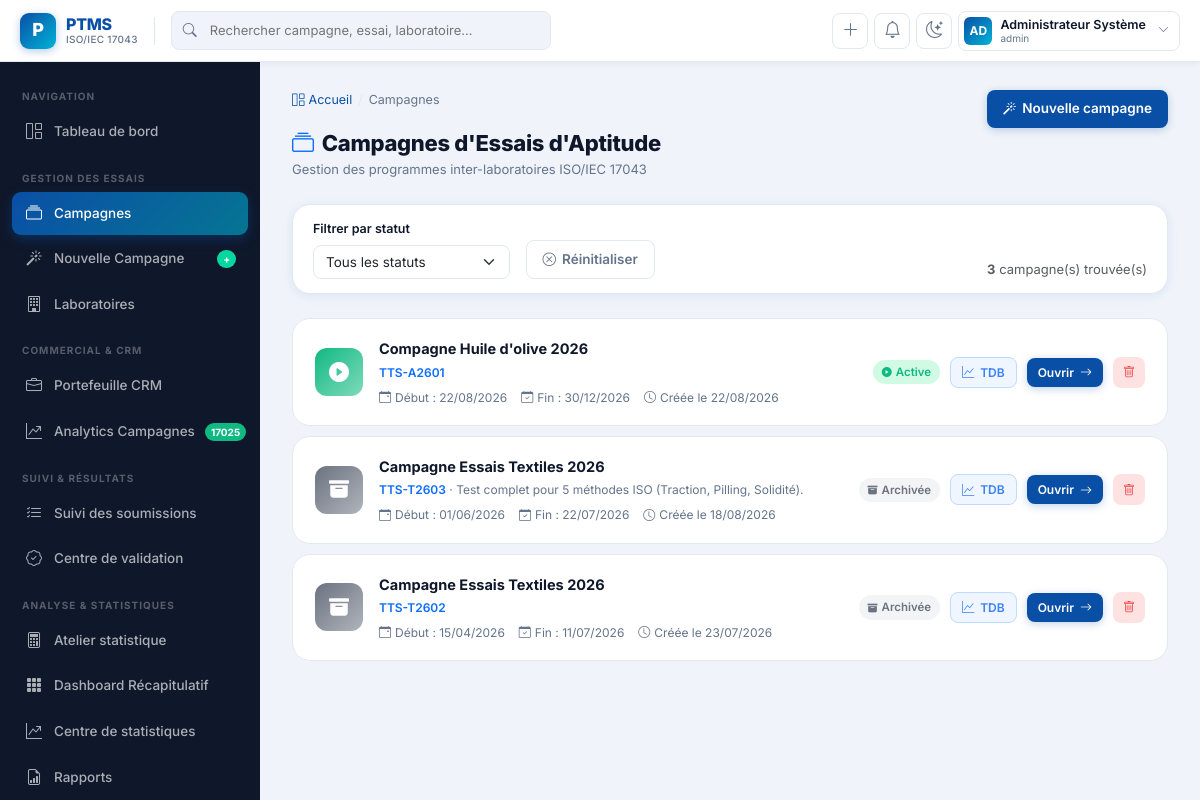
/campaigns/ (signed in), run on the app's committed database.
### models.py (models this page shows, shortened)
class User(UserMixin, db.Model):
    __tablename__ = "users"
    id = db.Column(db.Integer, primary_key=True)
    username = db.Column(db.String(80), unique=True, nullable=False)
    email = db.Column(db.String(150), unique=True, nullable=False)
    password_hash = db.Column(db.String(255), nullable=False)
    full_name = db.Column(db.String(150), nullable=False)
    role = db.Column(db.String(30), nullable=False, default="participant")
    laboratory_id = db.Column(db.Integer, db.ForeignKey("laboratories.id"), nullable=True)
    active = db.Column(db.Boolean, default=True)
    created_at = db.Column(db.DateTime, default=datetime.utcnow)
    last_login = db.Column(db.DateTime, nullable=True)
    laboratory = db.relationship("Laboratory", back_populates="users")
    def is_admin(self):
        return self.role == "admin"
    def is_participant(self):
        return self.role == "participant"
    def is_staff(self):
        return self.role in ("admin", "chef_technique", "auditeur")

class Campaign(db.Model):
    __tablename__ = "campaigns"
    id = db.Column(db.Integer, primary_key=True)
    reference = db.Column(db.String(50), unique=True, nullable=False)
    name = db.Column(db.String(200), nullable=False)
    description = db.Column(db.Text)
    status = db.Column(db.String(30), default="draft")  # draft, active, closed, archived
    start_date = db.Column(db.Date)
    end_date = db.Column(db.Date)
    report_published = db.Column(db.Boolean, default=False)
    created_by = db.Column(db.Integer, db.ForeignKey("users.id"))
    created_at = db.Column(db.DateTime, default=datetime.utcnow)
    trials = db.relationship("Trial", back_populates="campaign", cascade="all, delete-orphan")
    laboratories = db.relationship("CampaignLaboratory", back_populates="campaign", cascade="all, delete-orphan")

### blueprints/campaigns.py (the view)
@campaigns_bp.route("/")
@login_required
@roles_required("admin", "chef_technique", "auditeur")
def list_campaigns():
    status = request.args.get("status", "")
    query = Campaign.query
    if status:
        query = query.filter_by(status=status)
    campaigns = query.order_by(Campaign.created_at.desc()).all()
    return render_template("campaigns/list.html", campaigns=campaigns, status=status)

### blueprints/auth.py (called while the page is built)
def roles_required(*roles):
    def decorator(f):
        @wraps(f)
        def wrapped(*args, **kwargs):
            if not current_user.is_authenticated:
                return redirect(url_for("auth.login"))
            if current_user.role not in roles:
                flash("Vous n'avez pas les droits pour accéder à cette page.", "danger")
                return redirect(url_for("dashboard.index"))
            return f(*args, **kwargs)
        return wrapped
    return decorator

### templates/campaigns/list.html (shortened to what this page needs)
{% extends "base.html" %}
{% block content %}
<div class="ptms-page-header">
    <div>
        <div class="ptms-breadcrumb">
            <a href="{{ url_for('dashboard.index') }}"><i class="bi bi-grid-1x2 me-1"></i>Accueil</a>
            <span class="ptms-breadcrumb-sep">/</span>
            <span>Campagnes</span>
        </div>
        <div class="ptms-page-title"><i class="bi bi-collection me-2 text-primary"></i>Campagnes d'Essais d'Aptitude</div>
        <div class="ptms-page-subtitle">Gestion des programmes inter-laboratoires ISO/IEC 17043</div>
    </div>
    {% if current_user.role in ['admin','chef_technique'] %}
    <a href="{{ url_for('wizard.start') }}" class="ptms-btn ptms-btn-primary">
        <i class="bi bi-magic"></i> Nouvelle campagne
    </a>
    {% endif %}
</div>
<div class="ptms-card mb-4">
    <div class="ptms-card-body" style="padding: 14px 20px;">
        <form class="row g-3 align-items-end">
            <div class="col-md-3">
                <label class="ptms-label">Filtrer par statut</label>
                <select name="status" class="form-select" onchange="this.form.submit()">
                    <option value="">Tous les statuts</option>
                </select>
            </div>
            <div class="col-auto">
                <a href="{{ url_for('campaigns.list_campaigns') }}" class="ptms-btn ptms-btn-ghost">
                    <i class="bi bi-x-circle"></i> Réinitialiser
                </a>
            </div>
            <div class="col-auto ms-auto d-flex align-items-center gap-2">
                <span class="text-muted" style="font-size:13px;">
                    <strong>{{ campaigns|length }}</strong> campagne(s) trouvée(s)
                </span>
            </div>
        </form>
    </div>
</div>
{% if campaigns %}
<div>
    {% for c in campaigns %}
    {% set status_color = '#10B981' if c.status == 'active' else ('#6366F1' if c.status == 'draft' else ('#EF4444' if c.status == 'closed' else '#6B7280')) %}
    {% set status_bg = '#D1FAE5' if c.status == 'active' else ('#EDE9FE' if c.status == 'draft' else ('#FEE2E2' if c.status == 'closed' else '#F3F4F6')) %}
    {% set status_label = 'Active' if c.status == 'active' else ('Brouillon' if c.status == 'draft' else ('Clôturée' if c.status == 'closed' else 'Archivée')) %}
    {% set status_icon = 'play-circle-fill' if c.status == 'active' else ('pencil-fill' if c.status == 'draft' else ('lock-fill' if c.status == 'closed' else 'archive-fill')) %}
    <div class="ptms-campaign-card">
        <div class="ptms-campaign-avatar"
             style="background: linear-gradient(135deg, {{ status_color }}, {{ status_color }}88);">
            <i class="bi bi-{{ status_icon }}"></i>
        </div>
        <div class="ptms-campaign-meta">
            <div class="ptms-campaign-name">{{ c.name }}</div>
            <div class="ptms-campaign-ref">
                <span class="fw-semibold text-primary">{{ c.reference }}</span>
                {% if c.description %}
                 · <span>{{ c.description[:80] }}{% if c.description|length > 80 %}…{% endif %}</span>
                {% endif %}
            </div>
            <div class="ptms-campaign-dates">
                {% if c.start_date %}
                <span><i class="bi bi-calendar-event me-1"></i>Début : {{ c.start_date.strftime('%d/%m/%Y') }}</span>
                {% endif %}
                {% if c.end_date %}
                <span><i class="bi bi-calendar-check me-1"></i>Fin : {{ c.end_date.strftime('%d/%m/%Y') }}</span>
                {% endif %}
                <span><i class="bi bi-clock me-1"></i>Créée le {{ c.created_at.strftime('%d/%m/%Y') }}</span>
            </div>
        </div>
        <div class="ptms-campaign-right">
            <span class="ptms-badge" style="background:{{ status_bg }}; color:{{ status_color }};">
                <i class="bi bi-{{ status_icon }}" style="font-size:10px;"></i>
                {{ status_label }}
            </span>
            <a href="{{ url_for('campaigns.campaign_dashboard', campaign_id=c.id) }}" class="ptms-btn ptms-btn-sm" style="background:#eff6ff; color:#3b82f6; border:1px solid #bfdbfe;">
                <i class="bi bi-graph-up"></i> TDB
            </a>
            <a href="{{ url_for('campaigns.view_campaign', campaign_id=c.id) }}" class="ptms-btn ptms-btn-primary ptms-btn-sm">
                Ouvrir <i class="bi bi-arrow-right"></i>
            </a>
            {% if current_user.role == 'admin' %}
            <form action="{{ url_for('campaigns.delete_campaign', campaign_id=c.id) }}" method="POST" class="d-inline" onsubmit="return confirm('Êtes-vous sûr de vouloir supprimer cette campagne ? (Action irréversible : supprime essais et résultats)');">
                <button type="submit" class="ptms-btn ptms-btn-sm" style="background:#fee2e2; color:#ef4444; border:none; padding:6px 10px;" title="Supprimer">
                    <i class="bi bi-trash"></i>
                </button>
            </form>
            {% endif %}
        </div>
    </div>
    {% endfor %}
</div>
{% endif %}
{% endblock %}

### templates/base.html (shortened to what this page needs)
<!DOCTYPE html>
<html lang="fr">
<head>
    <link href="https://cdn.jsdelivr.net/npm/bootstrap@5.3.2/dist/css/bootstrap.min.css" rel="stylesheet">
    <link href="https://cdn.jsdelivr.net/npm/bootstrap-icons@1.11.3/font/bootstrap-icons.css" rel="stylesheet">
</head>
<body>
{% if current_user.is_authenticated %}
<nav class="ptms-topnav">
    <a class="ptms-brand" href="{{ url_for('dashboard.index') }}">
        <div class="ptms-brand-logo">P</div>
        <div class="ptms-brand-text">
            <span class="ptms-brand-name">PTMS</span>
            <span class="ptms-brand-sub">ISO/IEC 17043</span>
        </div>
    </a>
    <div class="ptms-topnav-search position-relative">
        <input type="text" placeholder="Rechercher campagne, essai, laboratoire…" id="globalSearch">
    </div>
    <div class="ptms-topnav-actions">
        {% if current_user.is_staff() %}
        <a href="{{ url_for('wizard.start') }}" class="ptms-icon-btn" title="Nouvelle campagne">
            <i class="bi bi-plus-lg"></i>
        </a>
        {% endif %}
        <a href="{{ url_for('dashboard.index') }}" class="ptms-icon-btn" id="notifBtn">
            <i class="bi bi-bell"></i>
        </a>
        <button class="ptms-icon-btn" onclick="toggleTheme()" title="Apparence">
            <i class="bi bi-moon-stars" id="themeIcon"></i>
        </button>
        <div class="dropdown">
            <a class="ptms-user-pill" data-bs-toggle="dropdown" href="#">
                <div class="ptms-user-avatar">
                    {{ current_user.full_name[:2].upper() if current_user.full_name else 'PT' }}
                </div>
                <div class="ptms-user-info">
                    <div class="ptms-user-name">{{ current_user.full_name or current_user.email }}</div>
                    <div class="ptms-user-role">{{ current_user.role }}</div>
                </div>
                <i class="bi bi-chevron-down ms-1" style="font-size:11px;color:var(--ptms-muted)"></i>
            </a>
        </div>
    </div>
</nav>
<aside class="ptms-sidebar" id="ptmsSidebar">
    <div class="ptms-sidebar-inner">
        <div class="ptms-sidebar-section">
            <div class="ptms-sidebar-section-label">Navigation</div>
            <a href="{{ url_for('dashboard.index') }}" class="ptms-nav-link {% if request.endpoint and 'dashboard' in request.endpoint %}active{% endif %}">
                <i class="bi bi-grid-1x2"></i> Tableau de bord
            </a>
        </div>
        {% if current_user.is_staff() %}
        <div class="ptms-sidebar-section">
            <div class="ptms-sidebar-section-label">Gestion des Essais</div>
            <a href="{{ url_for('campaigns.list_campaigns') }}" class="ptms-nav-link {% if request.endpoint and 'campaign' in request.endpoint %}active{% endif %}">
                <i class="bi bi-collection"></i> Campagnes
            </a>
            {% if current_user.role in ['admin','chef_technique'] %}
            <a href="{{ url_for('wizard.start') }}" class="ptms-nav-link {% if request.endpoint and 'wizard' in request.endpoint %}active{% endif %}">
                <i class="bi bi-magic"></i> Nouvelle Campagne
                <span class="ptms-nav-badge" style="background:var(--ptms-accent2);">+</span>
            </a>
            {% endif %}
            <a href="{{ url_for('laboratories.list_labs') }}" class="ptms-nav-link {% if request.endpoint and 'laborator' in request.endpoint %}active{% endif %}">
                <i class="bi bi-building"></i> Laboratoires
            </a>
        </div>
        <div class="ptms-sidebar-section">
            <div class="ptms-sidebar-section-label">Commercial & CRM</div>
            <a href="{{ url_for('commercial.index') }}" class="ptms-nav-link {% if request.endpoint == 'commercial.index' %}active{% endif %}">
                <i class="bi bi-briefcase"></i> Portefeuille CRM
            </a>
            <a href="{{ url_for('commercial.campaign_analytics') }}" class="ptms-nav-link {% if request.endpoint == 'commercial.campaign_analytics' %}active{% endif %}">
                <i class="bi bi-graph-up-arrow"></i> Analytics Campagnes
                <span class="ptms-nav-badge" style="background:#10B981;">17025</span>
            </a>
        </div>
        <div class="ptms-sidebar-section">
            <div class="ptms-sidebar-section-label">Suivi & Résultats</div>
            <a href="{{ url_for('participants.tracker') }}" class="ptms-nav-link {% if request.endpoint and 'tracker' in request.endpoint %}active{% endif %}">
                <i class="bi bi-list-check"></i> Suivi des soumissions
            </a>
            <a href="{{ url_for('participants.validation_center') }}" class="ptms-nav-link {% if request.endpoint and 'validation' in request.endpoint %}active{% endif %}">
                <i class="bi bi-patch-check"></i> Centre de validation
            </a>
        </div>
        <div class="ptms-sidebar-section">
            <div class="ptms-sidebar-section-label">Analyse & Statistiques</div>
            <a href="{{ url_for('traitement.atelier') }}" class="ptms-nav-link {% if request.endpoint == 'traitement.atelier' %}active{% endif %}">
                <i class="bi bi-calculator"></i> Atelier statistique
            </a>
            <a href="{{ url_for('traitement.dashboard') }}" class="ptms-nav-link {% if request.endpoint == 'traitement.dashboard' %}active{% endif %}">
                <i class="bi bi-grid-3x3-gap-fill"></i> Dashboard Récapitulatif
            </a>
            <a href="{{ url_for('statistics.index') }}" class="ptms-nav-link {% if request.endpoint and 'statistics' in request.endpoint %}active{% endif %}">
                <i class="bi bi-graph-up-arrow"></i> Centre de statistiques
            </a>
            <a href="{{ url_for('reports.index') }}" class="ptms-nav-link {% if request.endpoint and 'report' in request.endpoint %}active{% endif %}">
                <i class="bi bi-file-earmark-bar-graph"></i> Rapports
            </a>
        </div>
        {% endif %}
    </div>
</aside>
<main class="ptms-main ptms-animate">
    {% block content %}{% endblock %}
</main>
{% endif %}
</body>
</html>

### data on the page
User: full_name "AD", full_name "Administrateur Système", role "admin"
Campaign: name "Compagne Huile d'olive 2026", reference "TTS-A2601", start_date "22/08/2026", end_date "30/12/2026", created_at "22/08/2026", status "Active"
Campaign: name "Campagne Essais Textiles 2026", reference "TTS-T2603", description "Test complet pour 5 méthodes ISO (Traction, Pilling, Solidité).", start_date "01/06/2026", end_date "22/07/2026", created_at "18/08/2026", status_label "Archivée"
Campaign: name "Campagne Essais Textiles 2026", reference "TTS-T2602", start_date "15/04/2026", end_date "11/07/2026", created_at "23/07/2026", status_label "Archivée"

### other printed values
{{ campaigns|length }} "3"
